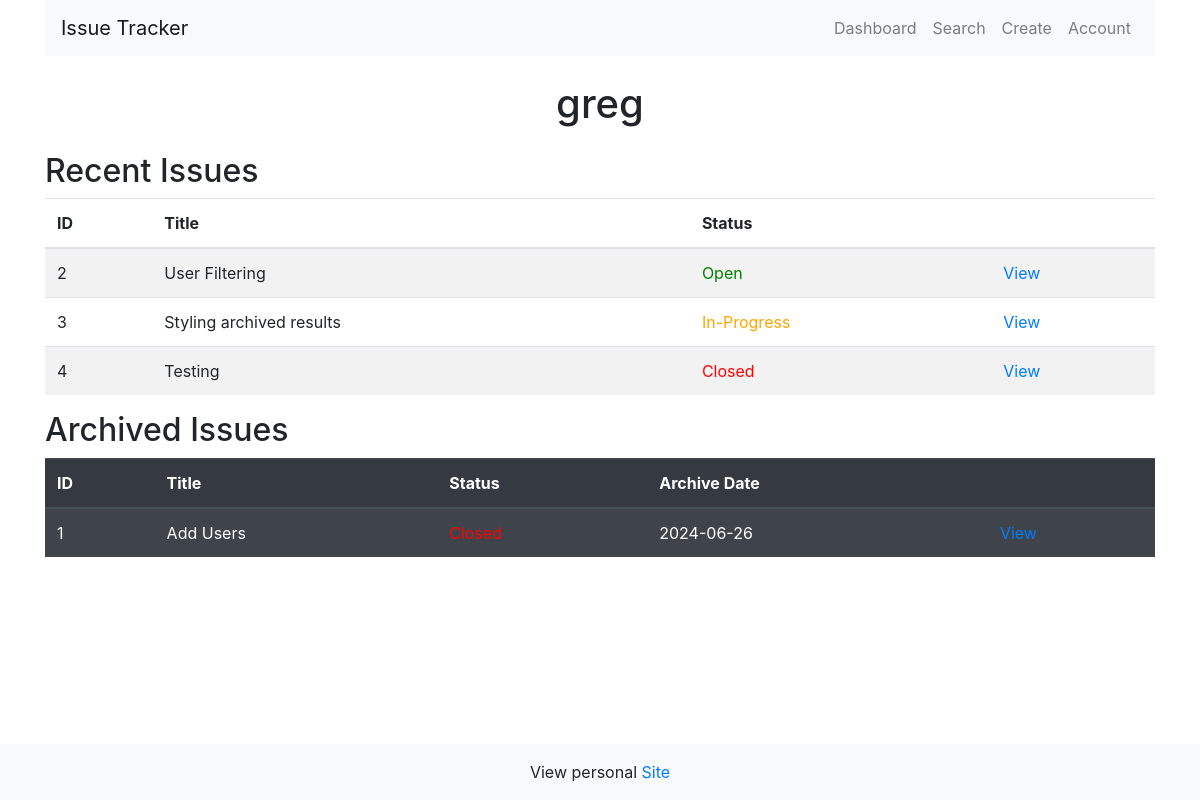
The page /view_greg on the database as committed earlier.
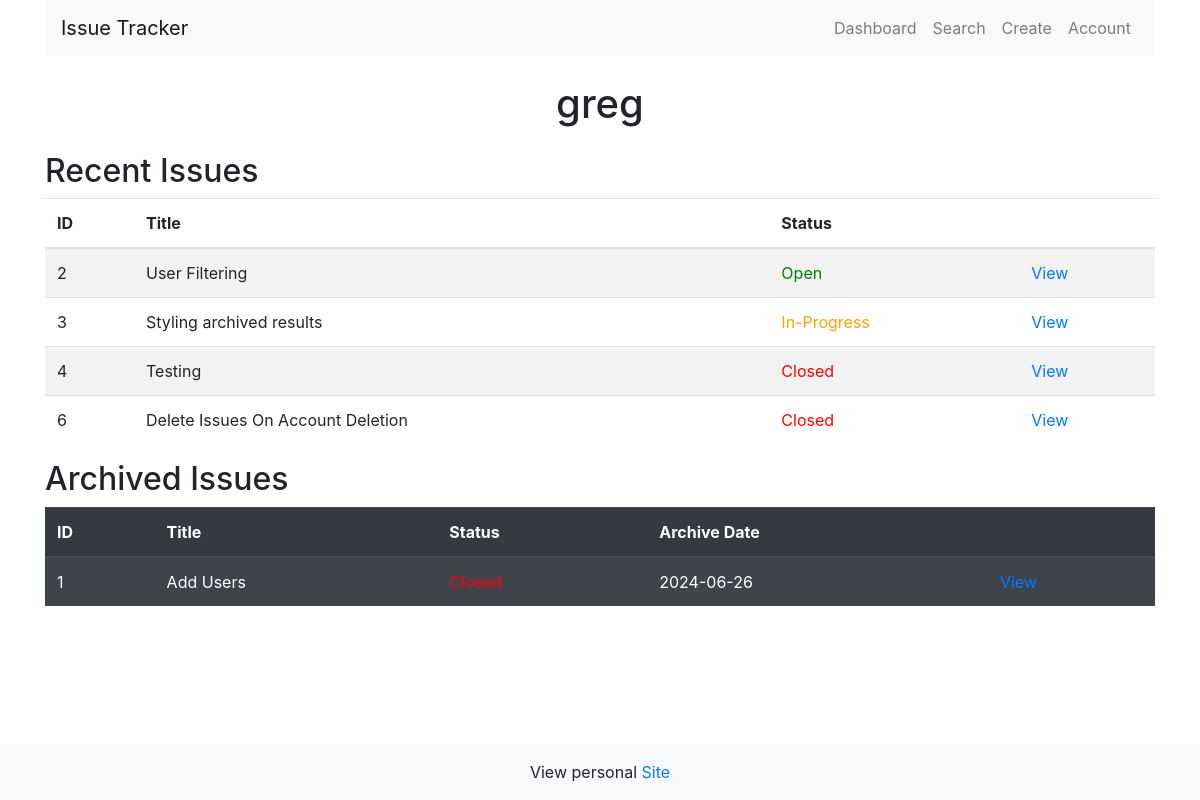
The same page on the database as committed later.
### tables this page shows
CREATE TABLE issues (
        id INTEGER PRIMARY KEY,
        title TEXT NOT NULL,
        description TEXT NOT NULL,
        status TEXT NOT NULL
    , archivedOn DATE DEFAULT NULL, user TEXT NOT NULL);

### app.py (the view)
@app.route("/view_<user>")
def user_page(user):
    with get_conn() as conn:
        cursor = conn.cursor()
        cursor.execute("SELECT * FROM issues WHERE user = ? AND archivedOn IS NULL", (user,))
        issues = cursor.fetchall()
        cursor.execute("SELECT * FROM issues WHERE user = ? AND archivedOn IS NOT NULL", (user,))
        archived_issues = cursor.fetchall()
    return render_template("user.html", username=user, issues=issues, archived_issues=archived_issues)

### app.py (called while the page is built)
def get_conn():
    conn = sqlite3.connect("issues.db")
    return conn

### templates/user.html
{% extends "base.html" %}
{% block content %}
<h1 class="mb-4 text-center">{{ username }}</h1>
<h2>Recent Issues</h2>
<table class="table table-striped table-hover">
    <thead>
        <tr>
            <th>ID</th>
            <th>Title</th>
            <th>Status</th>
            <th></th>
        </tr>
    </thead>
        <tbody>
            {% for issue in issues %}
            <tr>
                <td>{{ issue[0] }}</td>
                <td>{{ issue[1] }}</td>
                <td class="
                {% if issue[3] == 'Open' %}
                status-open
                {% elif issue[3] == 'In-Progress' %}
                    status-in-progress
                {% elif issue[3] == 'Closed' %}
                    status-closed
                {% endif %}
                ">{{ issue[3] }}</td>
                <td><a class="pure-menu-link" href="/issue_{{ issue[0] }}">View</a></td>
            </tr>
            {% endfor %}
        </tbody>
</table>
<h2>Archived Issues</h2>
<table class="table table-striped table-dark table-hover">
    <thead>
        <tr>
            <th>ID</th>
            <th>Title</th>
            <th>Status</th>
            <th>Archive Date</th>
            <th></th>
        </tr>
    </thead>
        <tbody>
            {% for archived_issue in archived_issues %}
            <tr>
                <td>{{ archived_issue[0] }}</td>
                <td>{{ archived_issue[1] }}</td>
                <td class="
                {% if archived_issue[3] == 'Open' %}
                status-open
                {% elif archived_issue[3] == 'In-Progress' %}
                    status-in-progress
                {% elif archived_issue[3] == 'Closed' %}
                    status-closed
                {% endif %}
                ">{{ archived_issue[3] }}</td>
                <td>{{ archived_issue[4] }}</td>
                <td><a class="pure-menu-link" href="/issue_{{ archived_issue[0] }}">View</a></td>
            </tr>
            {% endfor %}
        </tbody>
</table>
{% endblock %}

Rows that differ between the two databases and show on the page:
added issues: id "6", title "Delete Issues On Account Deletion", status "Closed", shown under "Recent Issues"
